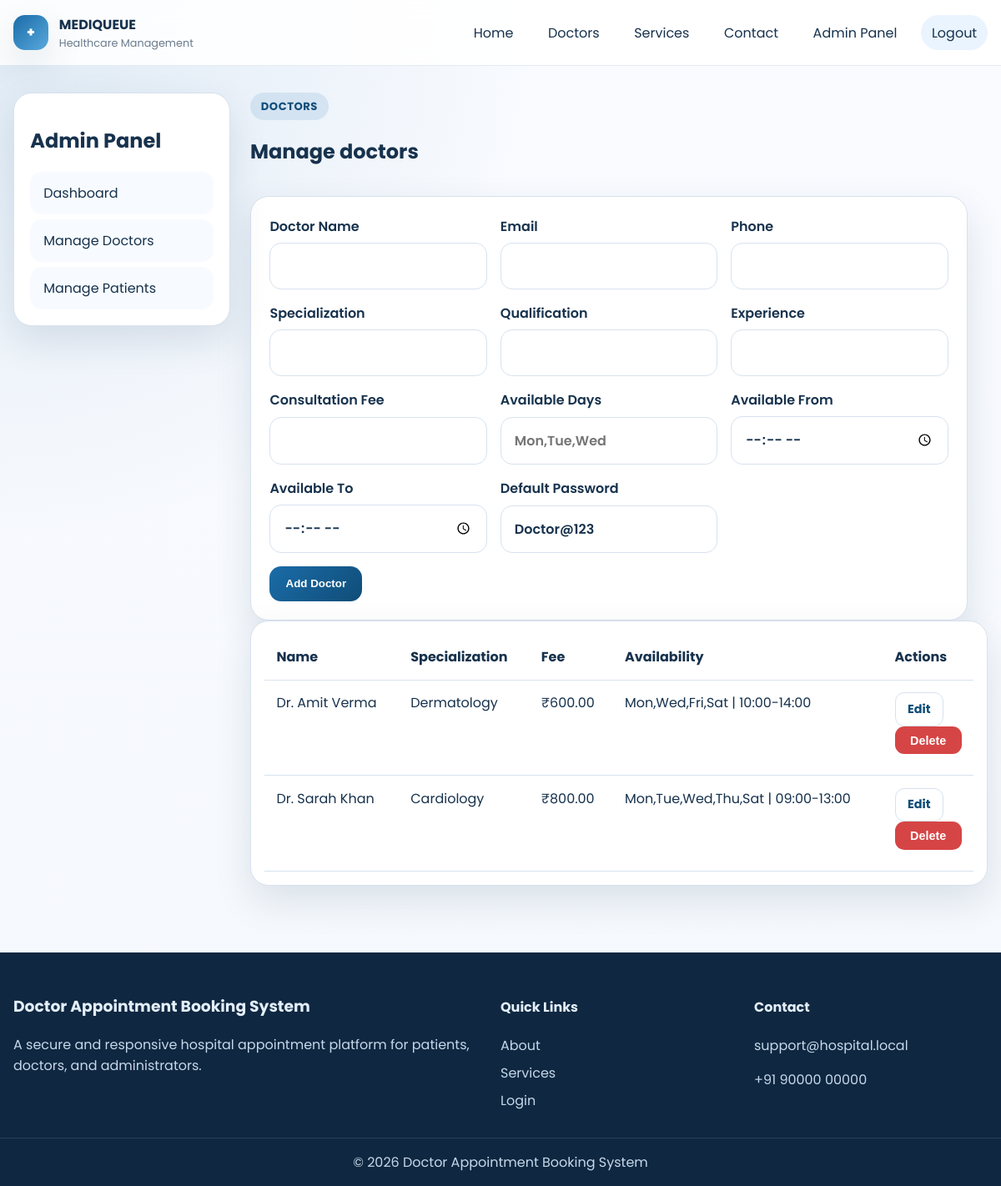
Page /manage_doctors.php (signed in) on the committed database.
### tables this page shows
CREATE TABLE doctors (
    doctor_id INT AUTO_INCREMENT PRIMARY KEY,
    user_id INT NULL,
    doctor_name VARCHAR(150) NOT NULL,
    specialization VARCHAR(120) NOT NULL,
    qualification VARCHAR(255) NOT NULL,
    experience VARCHAR(100) NOT NULL,
    consultation_fee DECIMAL(10,2) NOT NULL DEFAULT 0,
    available_days VARCHAR(100) NOT NULL,
    available_from TIME NOT NULL,
    available_to TIME NOT NULL,
    profile_image VARCHAR(255) DEFAULT NULL,
    CONSTRAINT fk_doctors_user FOREIGN KEY (user_id) REFERENCES users(id) ON DELETE SET NULL ON UPDATE CASCADE
);

### includes/functions.php (called while the page is built, shortened)
<?php
function e(?string $value): string
{
    return htmlspecialchars((string) $value, ENT_QUOTES, 'UTF-8');
}
function is_logged_in(): bool
{
    return !empty($_SESSION['user_id']);
}
function current_user_role(): ?string
{
    return $_SESSION['role'] ?? null;
}

### manage_doctors.php (the view, shortened to what this page needs)
<?php
require_once __DIR__ . '/config/db.php';
$doctors = $pdo->query('SELECT d.*, u.email, u.phone FROM doctors d LEFT JOIN users u ON d.user_id = u.id ORDER BY d.doctor_name ASC')->fetchAll();
require_once __DIR__ . '/includes/header.php';
?>
<section class="dashboard-shell container">
    <aside class="sidebar">
        <h2>Admin Panel</h2>
        <a href="admin_dashboard.php">Dashboard</a>
        <a href="manage_doctors.php">Manage Doctors</a>
        <a href="manage_patients.php">Manage Patients</a>
    </aside>
    <div class="dashboard-content">
        <div class="dashboard-header"><div><span class="section-tag">Doctors</span><h1>Manage doctors</h1></div></div>
        <form class="form-card wide-card" method="post">
            <div class="form-grid">
                <label>Doctor Name<input type="text" name="doctor_name" required></label>
                <label>Email<input type="email" name="email" required></label>
                <label>Phone<input type="text" name="phone" required></label>
                <label>Specialization<input type="text" name="specialization" required></label>
                <label>Qualification<input type="text" name="qualification" required></label>
                <label>Experience<input type="text" name="experience" required></label>
                <label>Consultation Fee<input type="number" name="consultation_fee" min="0" required></label>
                <label>Available Days<input type="text" name="available_days" placeholder="Mon,Tue,Wed" required></label>
                <label>Available From<input type="time" name="available_from" required></label>
                <label>Available To<input type="time" name="available_to" required></label>
                <label>Default Password<input type="text" name="password" value="Doctor@123"></label>
            </div>
            <button class="btn btn-primary" type="submit" name="action" value="save">Add Doctor</button>
        </form>
        <div class="table-card">
            <table>
                <thead><tr><th>Name</th><th>Specialization</th><th>Fee</th><th>Availability</th><th>Actions</th></tr></thead>
                <tbody>
                <?php foreach ($doctors as $doctor): ?>
                    <tr>
                        <td><?php echo e($doctor['doctor_name']); ?></td>
                        <td><?php echo e($doctor['specialization']); ?></td>
                        <td>₹<?php echo e($doctor['consultation_fee']); ?></td>
                        <td><?php echo e($doctor['available_days']); ?> | <?php echo e(substr((string) $doctor['available_from'], 0, 5)); ?>-<?php echo e(substr((string) $doctor['available_to'], 0, 5)); ?></td>
                        <td>
                            <details>
                                <summary class="btn btn-small btn-secondary">Edit</summary>
                            </details>
                            <form method="post" class="inline-form" data-confirm-message="Delete this doctor?">
                                <button class="btn btn-danger btn-small" type="submit" name="action" value="delete">Delete</button>
                            </form>
                        </td>
                    </tr>
                <?php endforeach; ?>
                </tbody>
            </table>
        </div>
    </div>
</section>
<?php require_once __DIR__ . '/includes/footer.php'; ?>

### includes/header.php (shortened to what this page needs)
<!DOCTYPE html>
<html lang="en">
<head>
    <link rel="stylesheet" href="css/style.css">
</head>
<body>
<header class="site-header">
    <div class="container nav-wrap">
        <a class="brand" href="index.php">
            <span class="brand-mark">+</span>
            <span>
                <strong>MEDIQUEUE</strong>
                <small>Healthcare Management</small>
            </span>
        </a>
        <nav class="site-nav" data-nav>
            <a href="index.php">Home</a>
            <a href="index.php#doctors">Doctors</a>
            <a href="index.php#services">Services</a>
            <a href="index.php#contact">Contact</a>
            <?php if (is_logged_in()): ?>
                <?php if (current_user_role() === 'patient'): ?>
                    <a href="patient_dashboard.php">Dashboard</a>
                    <a href="book_appointment.php">Book</a>
                    <a href="my_appointments.php">Appointments</a>
                <?php elseif (current_user_role() === 'doctor'): ?>
                    <a href="doctor_dashboard.php">Dashboard</a>
                <?php elseif (current_user_role() === 'administrator'): ?>
                    <a href="admin_dashboard.php">Admin Panel</a>
                <?php endif; ?>
                <a class="nav-link-highlight" href="logout.php">Logout</a>
            <?php else: ?>
                <a href="login.php">Login</a>
                <a class="nav-link-highlight" href="register.php">Register</a>
            <?php endif; ?>
        </nav>
    </div>
</header>
<main>

### includes/footer.php (shortened to what this page needs)
</main>
<footer class="site-footer">
    <div class="container footer-grid">
        <div>
            <h3>Doctor Appointment Booking System</h3>
            <p>A secure and responsive hospital appointment platform for patients, doctors, and administrators.</p>
        </div>
        <div>
            <h4>Quick Links</h4>
            <a href="index.php#about">About</a>
            <a href="index.php#services">Services</a>
            <a href="login.php">Login</a>
        </div>
        <div>
            <h4>Contact</h4>
            <p>support@hospital.local</p>
            <p>+91 90000 00000</p>
        </div>
    </div>
    <div class="copyright">&copy; <?php echo date('Y'); ?> Doctor Appointment Booking System</div>
</footer>
</body>
</html>

### css/style.css (style rules this page uses)
:root { --bg: #f5f8fc; --surface: #ffffff; --surface-2: #eaf4ff; --primary: #1b6ca8; --primary-dark: #0f4d78; --accent: #2fbf71; --danger: #d64545; --text: #17324d; --muted: #6b7b8e; --border: #d7e2ee; --shadow: 0 18px 45px rgba(18, 54, 88, 0.12); }
* { box-sizing: border-box; }
html { scroll-behavior: smooth; }
body { margin: 0; font-family: 'Poppins', sans-serif; color: var(--text); background: radial-gradient(circle at top left, rgba(27,108,168,.12), transparent 35%), linear-gradient(180deg, #f9fbff 0%, var(--bg) 100%); }
a { color: inherit; text-decoration: none; }
.container { width: min(1180px, calc(100% - 2rem)); margin: 0 auto; }
.site-header { position: sticky; top: 0; z-index: 100; background: rgba(255,255,255,.88); backdrop-filter: blur(16px); border-bottom: 1px solid rgba(215,226,238,.7); }
.nav-wrap { display: flex; align-items: center; justify-content: space-between; min-height: 78px; gap: 1rem; }
.brand { display: flex; align-items: center; gap: .8rem; }
.brand-mark { width: 42px; height: 42px; border-radius: 14px; background: linear-gradient(135deg, var(--primary), #58a9dd); color: #fff; display: grid; place-items: center; font-weight: 800; box-shadow: var(--shadow); }
.brand strong, .brand small { display: block; }
.brand small { color: var(--muted); font-size: .8rem; margin-top: .05rem; }
.site-nav { display: flex; align-items: center; gap: 1rem; flex-wrap: wrap; }
.site-nav a { padding: .55rem .8rem; border-radius: 999px; color: var(--text); }
.site-nav a:hover, .nav-link-highlight { background: var(--surface-2); }
.eyebrow, .section-tag { display: inline-flex; padding: .42rem .8rem; border-radius: 999px; background: rgba(27,108,168,.12); color: var(--primary-dark); font-size: .82rem; font-weight: 700; letter-spacing: .04em; text-transform: uppercase; }
.btn { display: inline-flex; align-items: center; justify-content: center; gap: .5rem; border: 0; border-radius: 14px; padding: .85rem 1.2rem; font-weight: 700; cursor: pointer; transition: transform .2s ease, box-shadow .2s ease; }
.btn-primary { background: linear-gradient(135deg, var(--primary), var(--primary-dark)); color: #fff; }
.btn-secondary { background: var(--surface); color: var(--primary-dark); border: 1px solid var(--border); }
.btn-danger { background: var(--danger); color: #fff; }
.btn-small { padding: .55rem .9rem; border-radius: 11px; font-size: .9rem; }
.hero-card, .form-card, .table-card, .stat-card, .service-card, .contact-card, .banner-card, .slot-chip, .doctor-card { background: var(--surface); border: 1px solid var(--border); border-radius: 22px; box-shadow: var(--shadow); }
.dashboard-shell { display: grid; grid-template-columns: 260px 1fr; gap: 1.5rem; padding: 2rem 0 3rem; }
.sidebar { position: sticky; top: 96px; align-self: start; padding: 1.2rem; background: var(--surface); border: 1px solid var(--border); border-radius: 22px; box-shadow: var(--shadow); }
.sidebar a { display: block; padding: .8rem 1rem; border-radius: 14px; margin-top: .4rem; background: #f7fbff; }
.dashboard-header { display: flex; justify-content: space-between; align-items: end; gap: 1rem; margin-bottom: 1rem; }
.dashboard-content { min-width: 0; }
.form-card { padding: 1.4rem; }
.wide-card { max-width: 860px; }
.form-grid { display: grid; grid-template-columns: repeat(3, 1fr); gap: 1rem; margin-bottom: 1rem; }
label { display: grid; gap: .45rem; font-weight: 600; }
input, select, textarea { width: 100%; padding: .9rem 1rem; border-radius: 14px; border: 1px solid var(--border); background: #fff; color: var(--text); font: inherit; }
.table-card { overflow: auto; padding: 1rem; }
table { width: 100%; border-collapse: collapse; min-width: 720px; }
th, td { padding: .9rem; border-bottom: 1px solid var(--border); text-align: left; vertical-align: top; }
.inline-form { display: grid; gap: .55rem; margin-bottom: .65rem; }
.site-footer { margin-top: 2rem; background: #0f2740; color: #e3eef9; }
.footer-grid { display: grid; grid-template-columns: 2fr 1fr 1fr; gap: 1.5rem; padding: 2rem 0; }
.footer-grid a, .footer-grid p { display: block; color: #c6d8ea; margin-top: .5rem; }
.copyright { text-align: center; padding: 1rem; border-top: 1px solid rgba(255,255,255,.12); color: #c6d8ea; }

### rows in the picture
doctors: doctor_name "Dr. Amit Verma", specialization "Dermatology", consultation_fee "600.00", available_days "Mon,Wed,Fri,Sat", available_from "10:00", available_to "14:00"
doctors: doctor_name "Dr. Sarah Khan", specialization "Cardiology", consultation_fee "800.00", available_days "Mon,Tue,Wed,Thu,Sat", available_from "09:00", available_to "13:00"
